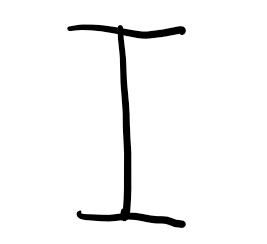
#> input picture Test/I.png, 267 x 244 px; its folder holds 2 pictures in this run
$ jupyter execute --allow-errors Image_processing_testing.ipynb   (shell and % lines are left out)
#> lines starting #> are read from the running program, lines starting #| are printed output that depends on the picture; after the words box and inside, x2 and y2 are one past the last pixel; in counts of white or black regions, pixels touching at a corner belong together
#> further down, img is the input picture: PIL image 267x244 RGBA; mean R, G, B, A 244.2, 244.2, 244.2, 255
#| (267, 244)
#> `im1 = img.crop((left, top, right, bottom))`:
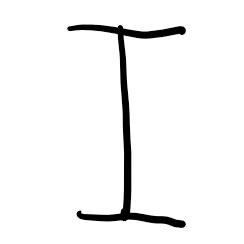
#> im1: PIL image 244x244 RGBA; mean R, G, B, A 243.1, 243.1, 243.1, 255
#| (244, 244)
[cell 1]
import numpy as np
import pandas as pd
import matplotlib.pyplot as plt
from PIL import Image
import copy
import glob
import fitz
import cv2

#> (a cell that did not finish here is left out)

[cell 3]
# load the image and convert into
# numpy array
img = Image.open('Test/Q_01(1).png')
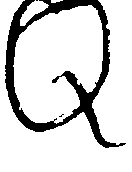
#> input picture Test/Q_01(1).png, 132 x 172 px
#> img is the input picture: PIL image 132x172 L; 84.2% white; 3 black regions (2 under 20 px), largest, box (x1, y1, x2, y2) and area: (5, 0, 126, 148) 3580
print(img.size)
#| (132, 172)
resize_image = img.resize((10,10))
numpydata = np.asarray(resize_image)
num_list = [item for item in range(1, 254)]
numpydata_copy = copy.deepcopy(numpydata)
numpydata_copy[numpydata_copy < 254] = 1
numpydata_copy[numpydata_copy > 253] = 0

# data
print(numpydata_copy.tolist())
#> (printed output is left out)

[cell 4]
num_list = [item for item in range(1, 254)]
#num_list

[cell 5]
df = pd.DataFrame(numpydata)
#> df = table of 10 rows and 10 columns
df = df.replace([255, 254], 0)
df = df.replace(num_list, 1)
print(df)
#|    0  1  2  3  4  5  6  7  8  9
#| 0  1  1  1  1  1  1  1  1  1  0
#| 1  1  1  1  1  0  0  0  1  1  0
#| 2  1  1  0  0  0  0  0  1  1  0
#| 3  1  1  0  0  1  0  0  1  1  0
#| 4  1  1  0  1  1  1  1  1  1  0
#| 5  1  1  0  0  0  1  1  1  0  0
#| 6  1  1  1  1  1  1  1  1  0  0
#| 7  0  1  1  1  1  1  1  1  1  0
#| 8  0  0  0  0  0  0  0  1  1  1
#| 9  0  0  0  0  0  0  0  0  0  0
